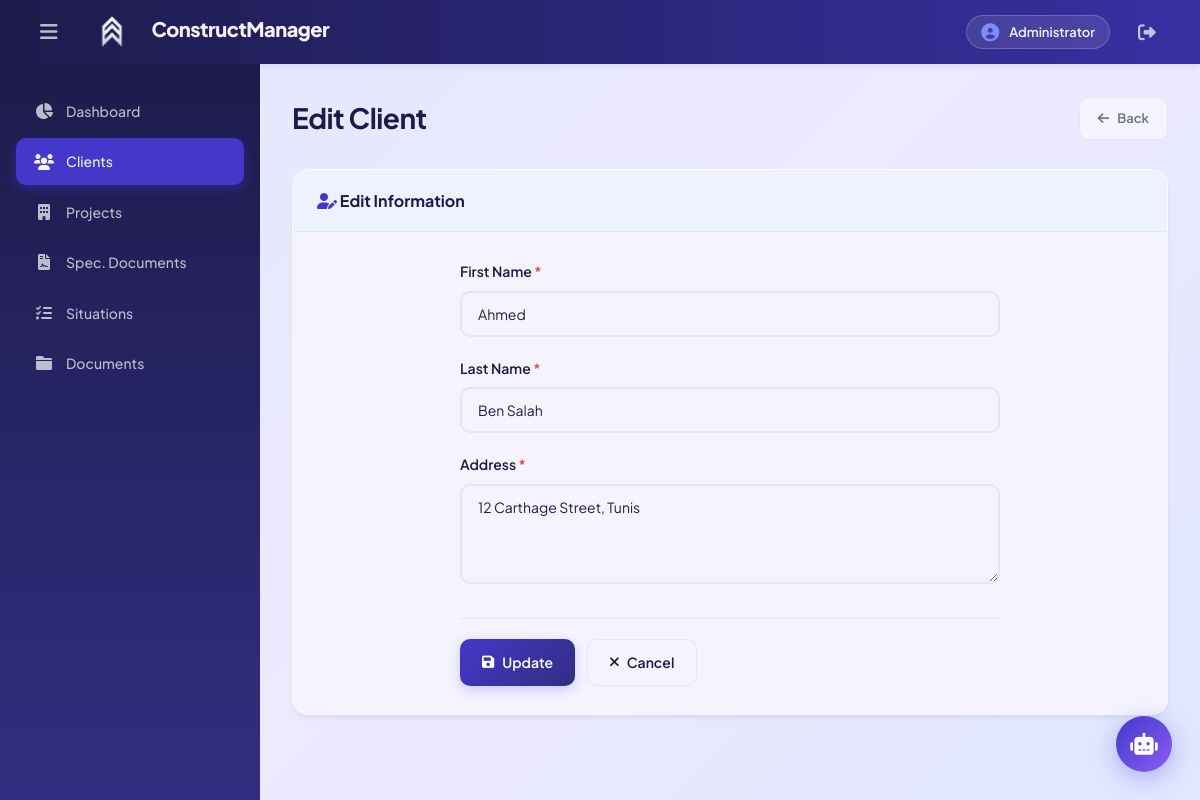
/index.php?controller=client&action=edit&id=1 (signed in), run on the app's committed database.
### tables this page shows
CREATE TABLE Client (
    Client_id INT NOT NULL,
    First_name VARCHAR(20),
    Last_name VARCHAR(20),
    Address VARCHAR(30),
    PRIMARY KEY (Client_id)
);

### config/database.php (called while the page is built, shortened)
<?php
class Database {
    private $host = "localhost";
    private $db_name = "construction_management";
    private $username = "root";
    private $password = "";
    public function getConnection() {
        $this->conn = null;
        try {
            $this->conn = new PDO("mysql:host=" . $this->host . ";dbname=" . $this->db_name,
                                  $this->username, $this->password);
            $this->conn->setAttribute(PDO::ATTR_ERRMODE, PDO::ERRMODE_EXCEPTION);
            $this->conn->exec("set names utf8");
        } catch(PDOException $exception) {
            echo "Connection error: " . $exception->getMessage();
        }
        return $this->conn;
    }
}
?>

### models/Client.php (called while the page is built, shortened)
<?php
class Client {
    private $conn;
    private $table_name = "Client";
    public $Client_id;
    public function __construct($db) {
        $this->conn = $db;
    }
    public function readOne() {
        $query = "SELECT * FROM " . $this->table_name . " WHERE Client_id = ? LIMIT 1";
        $stmt = $this->conn->prepare($query);
        $stmt->bindParam(1, $this->Client_id);
        $stmt->execute();
        $row = $stmt->fetch(PDO::FETCH_ASSOC);
        if($row) {
            $this->First_name = $row['First_name'];
            $this->Last_name = $row['Last_name'];
            $this->Address = $row['Address'];
            return true;
        }
        return false;
    }
}
?>

### views/client-form.php (the view, shortened to what this page needs)
<?php
require_once 'views/layout/header.php';
require_once 'views/layout/sidebar.php';
$is_edit = isset($client) && !empty($client);
$title = $is_edit ? 'Edit Client' : 'New Client';
$action = $is_edit ? 'update&id=' . $client['Client_id'] : 'store';
?>
<div class="page-container">
    <div class="page-header">
        <h2><?php echo $title; ?></h2>
        <a href="index.php?controller=client&action=index" class="btn-back">
            <i class="fas fa-arrow-left"></i> Back
        </a>
    </div>
    <div class="content-card">
        <div class="card-header">
            <h3><i class="fas fa-user-<?php echo $is_edit ? 'edit' : 'plus'; ?> text-primary"></i>
                <?php echo $is_edit ? 'Edit Information' : 'Fill Information'; ?>
            </h3>
        </div>
        <div class="form-container">
            <form action="index.php?controller=client&action=<?php echo $action; ?>" method="POST" class="crud-form">
                <div class="form-group">
                    <label for="First_name">First Name <span class="required">*</span></label>
<input type="text" id="First_name" name="First_name"
                           value="<?php echo $is_edit ? htmlspecialchars($client['First_name']) : ''; ?>"
                           placeholder="Enter first name" required class="form-control">
                </div>
                <div class="form-group">
                    <label for="Last_name">Last Name <span class="required">*</span></label>
<input type="text" id="Last_name" name="Last_name"
                           value="<?php echo $is_edit ? htmlspecialchars($client['Last_name']) : ''; ?>"
                           placeholder="Enter last name" required class="form-control">
                </div>
                <div class="form-group">
                    <label for="Address">Address <span class="required">*</span></label>
                    <textarea id="Address" name="Address" rows="3" placeholder="Enter address" required class="form-control"><?php echo $is_edit ? htmlspecialchars($client['Address']) : ''; ?></textarea>
                </div>
                <div class="form-actions">
                    <button type="submit" class="btn btn-primary">
                        <i class="fas fa-save"></i> <?php echo $is_edit ? 'Update' : 'Save'; ?>
                    </button>
                    <a href="index.php?controller=client&action=index" class="btn btn-secondary">
                        <i class="fas fa-times"></i> Cancel
                    </a>
                </div>
            </form>
        </div>
    </div>
</div>
<?php require_once 'views/layout/footer.php'; ?>

### assets/css/style.css (style rules this page uses)
:root { --primary: #4338ca; --primary-dark: #312e81; --primary-light: #c7d2fe; --secondary: #6366f1; --accent: #06b6d4; --success: #10b981; --warning: #f59e0b; --danger: #ef4444; --info: #0ea5e9; --dark: #1e1b4b; --dark-secondary: #312e81; --dark-tertiary: #3730a3; --gray: #64748b; --gray-light: #94a3b8; --gray-lighter: #e2e8f0; --light: #eef2ff; --white: #f5f3ff; --glass: rgba(239, 238, 255, 0.9); --glass-dark: rgba(30, 27, 75, 0.95); --sidebar-width: 260px; --header-height: 64px; --radius: 16px; --radius-sm: 10px; --shadow: 0 4px 6px -1px rgba(0, 0, 0, 0.05), 0 2px 4px -1px rgba(0, 0, 0, 0.03); --shadow-lg: 0 20px 25px -5px rgba(0, 0, 0, 0.1), 0 10px 10px -5px rgba(0, 0, 0, 0.04); --transition: all 0.3s cubic-bezier(0.4, 0, 0.2, 1); }
* { margin: 0; padding: 0; box-sizing: border-box; }
body { font-family: 'Plus Jakarta Sans', sans-serif; background: linear-gradient(135deg, #e0e7ff 0%, #ede9fe 50%, #e0e7ff 100%); color: var(--dark); line-height: 1.6; -webkit-font-smoothing: antialiased; }
.dashboard-container, .page-container { max-width: 1400px; margin: 0 auto; }
.page-header { display: flex; align-items: center; justify-content: space-between; margin-bottom: 28px; }
.page-header h2 { font-size: 28px; font-weight: 700; color: var(--dark); letter-spacing: -0.5px; }
.content-card, .detail-card { background: var(--white); border-radius: var(--radius); box-shadow: var(--shadow); overflow: hidden; border: 1px solid rgba(255,255,255,0.5); }
.card-header { padding: 18px 24px; border-bottom: 1px solid var(--gray-lighter); background: var(--light); }
.card-header h3 { color: var(--dark); font-size: 16px; font-weight: 700; }
.btn { padding: 11px 22px; border: none; border-radius: 10px; font-size: 14px; font-weight: 600; cursor: pointer; transition: var(--transition); display: inline-flex; align-items: center; gap: 8px; text-decoration: none; font-family: 'Plus Jakarta Sans', sans-serif; }
.btn-primary { background: linear-gradient(135deg, var(--primary), var(--primary-dark)); color: white; box-shadow: 0 4px 12px rgba(99, 102, 241, 0.3); }
.btn-secondary { background: var(--white); color: var(--dark); border: 1px solid var(--gray-lighter); }
.btn-back { display: inline-flex; align-items: center; gap: 8px; padding: 10px 18px; background: var(--white); color: var(--gray); text-decoration: none; border-radius: 10px; font-weight: 600; border: 1px solid var(--gray-lighter); font-size: 13px; }
.form-container { padding: 28px; }
.crud-form { max-width: 540px; margin: 0 auto; }
.form-group { margin-bottom: 20px; }
.form-group label { display: block; margin-bottom: 8px; font-weight: 600; color: var(--dark); font-size: 14px; }
.required { color: var(--danger); }
.form-control { width: 100%; padding: 12px 16px; border: 2px solid var(--gray-lighter); border-radius: 10px; font-size: 14px; transition: var(--transition); font-family: 'Plus Jakarta Sans', sans-serif; background: var(--white); color: var(--dark); }
.form-control::placeholder { color: var(--gray-light); }
textarea.form-control { resize: vertical; min-height: 100px; }
.form-actions { display: flex; gap: 12px; margin-top: 28px; padding-top: 20px; border-top: 1px solid var(--gray-lighter); }
.text-primary { color: var(--primary); }
:root { --sidebar-collapsed-width: 64px; }

### data on the page
client: First_name "Ahmed", Last_name "Ben Salah", Address "12 Carthage Street, Tunis"

### other printed values
$title "Edit Client"
